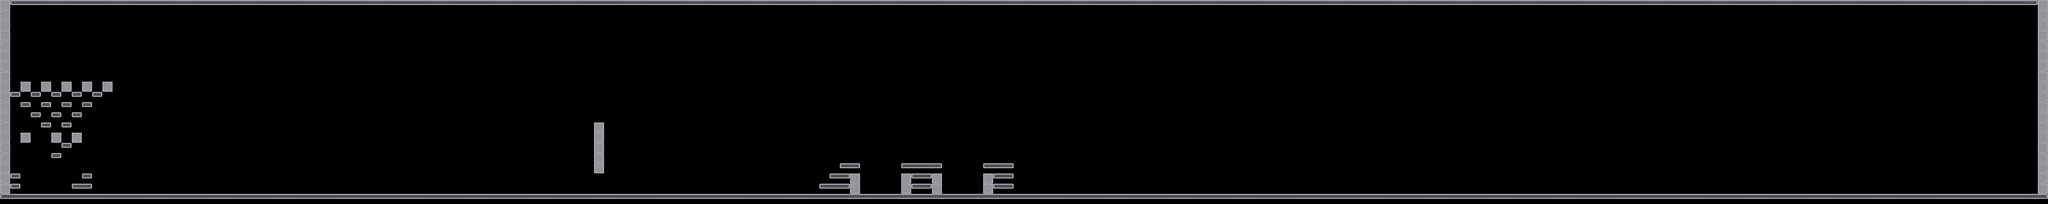

A 2D game scene composited from a Tiled map and its tileset images. What follows is a short description and the map's XML, with each tile layer's data collapsed to a summary:
An orthogonal 200x20 tile map with 64x64 px tiles, 1 tile layer (Calque de Tile 1), 6 tilesets and 80 objects (2x RotativeR, RotativeL, Repulsive, Attractive, steel, ...).

<map version="1.0" orientation="orthogonal" width="200" height="20" tilewidth="64" tileheight="64">
 <tileset firstgid="1" name="mur" tilewidth="64" tileheight="64">
  <image source="mur.png" trans="ffffff" width="64" height="64" />
 </tileset>
 <tileset firstgid="2" name="sol" tilewidth="64" tileheight="64">
  <image source="sol.png" trans="ffffff" width="64" height="64" />
 </tileset>
 <tileset firstgid="3" name="alone" tilewidth="64" tileheight="64">
  <image source="alone.png" width="64" height="64" />
 </tileset>
 <tileset firstgid="4" name="left" tilewidth="64" tileheight="64">
  <image source="left.png" width="64" height="64" />
 </tileset>
 <tileset firstgid="5" name="mid" tilewidth="64" tileheight="64">
  <image source="mid.png" width="64" height="64" />
 </tileset>
 <tileset firstgid="6" name="right" tilewidth="64" tileheight="64">
  <image source="right.png" width="64" height="64" />
 </tileset>
 <layer name="Calque de Tile 1" width="200" height="20">
  <data>[4000 cells, 500 non-empty, 6 distinct tile ids]</data>
 </layer>
 <objectgroup color="#00ff00" name="wall" width="200" height="20">
  <object x="0" y="0" width="64" height="1216" />
  <object x="12736" y="0" width="64" height="1216" />
  <object x="3712" y="768" width="64" height="320" />
  <object x="5312" y="1088" width="64" height="128" />
  <object x="5632" y="1088" width="64" height="128" />
  <object x="5824" y="1088" width="64" height="128" />
  <object x="6144" y="1088" width="64" height="128" />
  <object x="64" y="1152" width="64" height="64" />
  <object x="512" y="1152" width="64" height="64" />
 </objectgroup>
 <objectgroup color="#0000ff" name="platform" width="200" height="20">
  <object x="0" y="1216" width="12800" height="64" />
  <object x="64" y="0" width="12736" height="64" />
  <object x="5120" y="1152" width="64" height="64" />
  <object x="5184" y="1088" width="64" height="64" />
  <object x="5248" y="1024" width="128" height="64" />
  <object x="5632" y="1024" width="256" height="64" />
  <object x="6144" y="1024" width="192" height="64" />
  <object x="448" y="1152" width="64" height="64" />
  <object x="512" y="1088" width="64" height="64" />
  <object x="64" y="1088" width="64" height="64" />
  <object x="128" y="832" width="64" height="64" />
 </objectgroup>
 <objectgroup color="#ffffff" name="movable" width="200" height="20">
  <object x="2944" y="1152" width="64" height="64" />
  <object x="3008" y="1152" width="64" height="64" />
  <object x="3072" y="1152" width="64" height="64" />
  <object x="3136" y="1152" width="64" height="64" />
  <object x="3008" y="1088" width="64" height="64" />
  <object x="3072" y="1088" width="64" height="64" />
  <object x="3072" y="1024" width="64" height="64" />
  <object x="3136" y="1088" width="64" height="64" />
  <object x="3200" y="1152" width="64" height="64" />
 </objectgroup>
 <objectgroup color="#ff6666" name="destroyable" width="200" height="20">
  <object x="2304" y="1152" width="64" height="64" />
  <object x="2304" y="1088" width="64" height="64" />
  <object x="2304" y="1024" width="64" height="64" />
  <object x="2304" y="960" width="64" height="64" />
  <object x="2304" y="896" width="64" height="64" />
  <object x="2304" y="832" width="64" height="64" />
  <object x="2368" y="832" width="64" height="64" />
  <object x="2368" y="896" width="64" height="64" />
  <object x="2368" y="960" width="64" height="64" />
  <object x="2368" y="1024" width="64" height="64" />
  <object x="2368" y="1088" width="64" height="64" />
  <object x="2368" y="1152" width="64" height="64" />
  <object x="2432" y="832" width="64" height="64" />
  <object x="2432" y="896" width="64" height="64" />
  <object x="2432" y="960" width="64" height="64" />
  <object x="2432" y="1024" width="64" height="64" />
  <object x="2432" y="1088" width="64" height="64" />
  <object x="2432" y="1152" width="64" height="64" />
 </objectgroup>
 <objectgroup color="#ff0000" name="metalman" width="200" height="20">
  <object x="3456" y="1088" width="64" height="64" />
 </objectgroup>
 <objectgroup color="#ff0000" name="themagnet" width="200" height="20">
  <object x="3968" y="1088" width="64" height="64" />
 </objectgroup>
 <objectgroup color="#800000" name="generator" width="200" height="20">
  <object type="RotativeR" x="1152" y="1024" width="64" height="64">
   <properties>
    <property name="id" value="42" />
   </properties>
  </object>
  <object type="RotativeR" x="3840" y="960" width="64" height="64">
   <properties>
    <property name="id" value="12345" />
   </properties>
  </object>
  <object type="RotativeL" x="4800" y="960" width="64" height="64">
   <properties>
    <property name="id" value="12345" />
   </properties>
  </object>
  <object type="Repulsive" x="4480" y="960" width="64" height="64">
   <properties>
    <property name="id" value="12345" />
   </properties>
  </object>
  <object type="Attractive" x="4160" y="960" width="64" height="64">
   <properties>
    <property name="id" value="12345" />
   </properties>
  </object>
 </objectgroup>
 <objectgroup color="#66ccff" name="switch" width="200" height="20">
  <object x="768" y="1152" width="64" height="64">
   <properties>
    <property name="id" value="42" />
    <property name="image" value="switch.png" />
   </properties>
  </object>
  <object x="3968" y="1152" width="64" height="64">
   <properties>
    <property name="id" value="12345" />
    <property name="image" value="switch.png" />
   </properties>
  </object>
 </objectgroup>
 <objectgroup color="#e6e6e6" name="metal" width="200" height="20">
  <object type="steel" x="1600" y="1152" width="64" height="64" />
  <object type="aluminium" x="1728" y="1152" width="64" height="64">
   <properties>
    <property name="physic" value="aluminium" />
   </properties>
  </object>
  <object type="lead" x="1856" y="1152" width="64" height="64">
   <properties>
    <property name="magnet" value="static" />
   </properties>
  </object>
 </objectgroup>
 <objectgroup color="#333333" name="gate" width="200" height="20">
  <object x="3712" y="1088" width="64" height="128">
   <properties>
    <property name="id" value="1337" />
   </properties>
  </object>
 </objectgroup>
 <objectgroup color="#004080" name="acid" width="200" height="20">
  <object x="5376" y="1088" width="64" height="64">
   <properties>
    <property name="type" value="mg" />
   </properties>
  </object>
  <object x="5440" y="1024" width="64" height="64">
   <properties>
    <property name="type" value="hm" />
   </properties>
  </object>
  <object x="5376" y="1024" width="64" height="64">
   <properties>
    <property name="type" value="hg" />
   </properties>
  </object>
  <object x="5440" y="1088" width="64" height="64">
   <properties>
    <property name="type" value="mm" />
   </properties>
  </object>
  <object x="5376" y="1152" width="64" height="64">
   <properties>
    <property name="type" value="bg" />
   </properties>
  </object>
  <object x="5440" y="1152" width="64" height="64">
   <properties>
    <property name="type" value="bm" />
   </properties>
  </object>
  <object x="5568" y="1152" width="64" height="64">
   <properties>
    <property name="type" value="bd" />
   </properties>
  </object>
  <object x="5568" y="1088" width="64" height="64">
   <properties>
    <property name="type" value="md" />
   </properties>
  </object>
  <object x="5568" y="1024" width="64" height="64">
   <properties>
    <property name="type" value="hd" />
   </properties>
  </object>
  </objectgroup>
 <objectgroup color="#ffff00" name="arc" width="200" height="20">
  <!-- 6 objects omitted --></objectgroup>
 <objectgroup color="#ffff00" name="levelend" width="200" height="20">
  <!-- 1 objects omitted --></objectgroup>
 <objectgroup color="#800080" name="gateswitch" width="200" height="20">
  <!-- 1 objects omitted --></objectgroup>
</map>
<!-- 11 of 80 objects omitted -->
